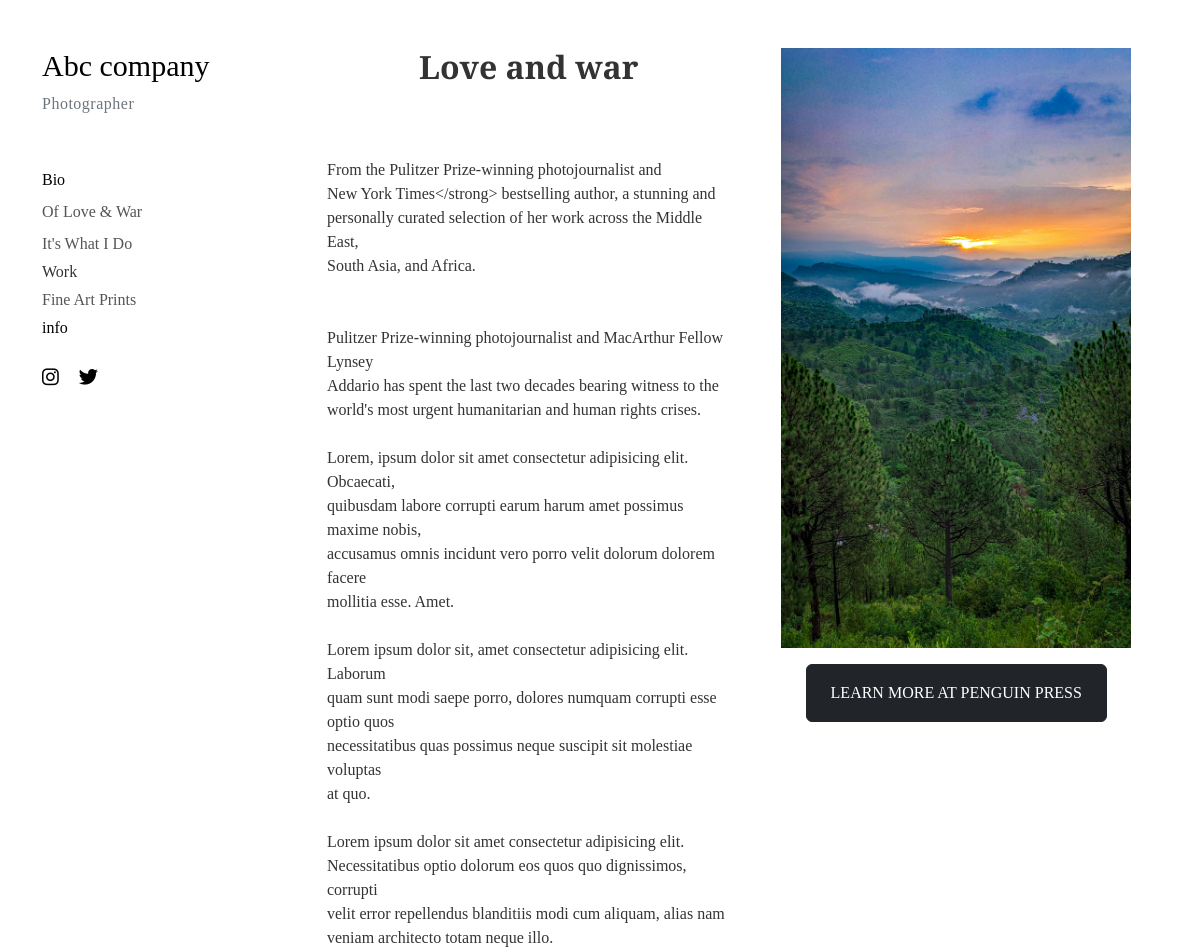
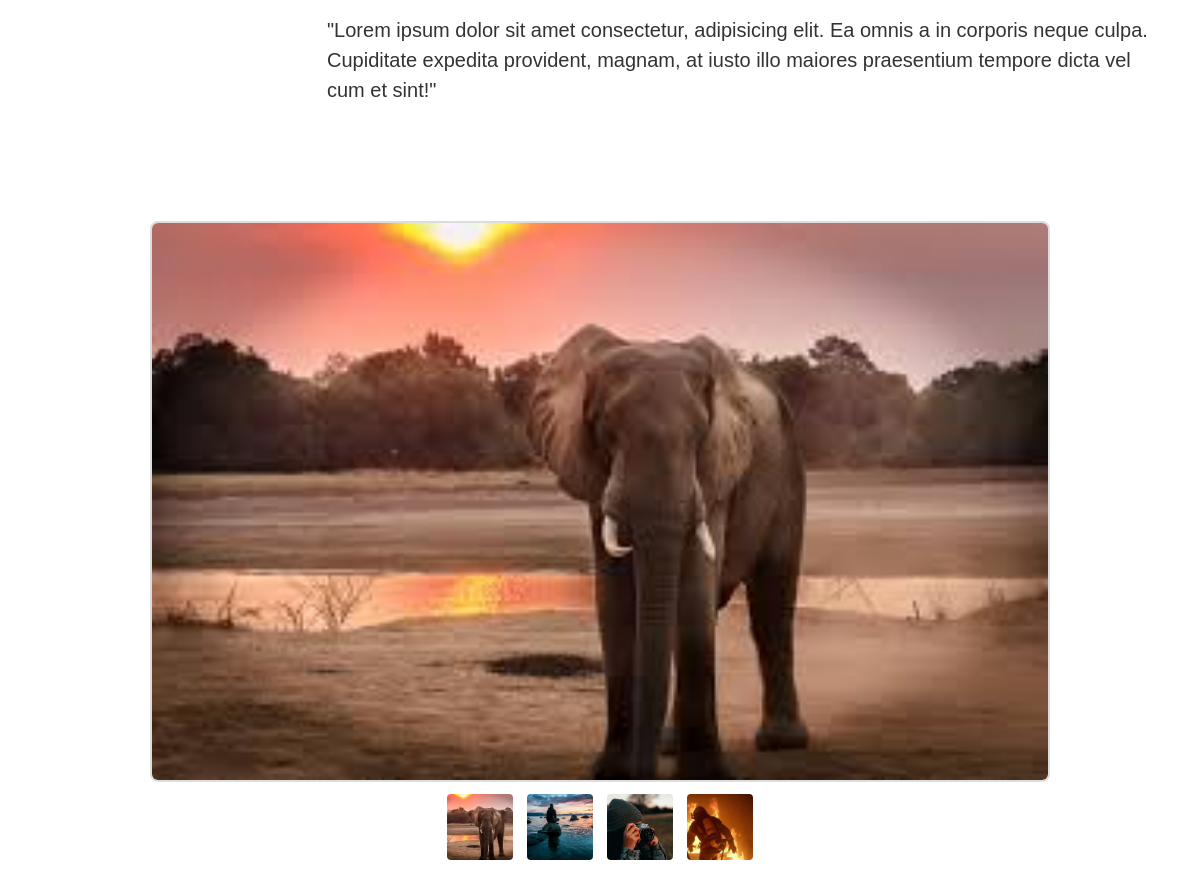
Screenshot of /of-love-war with the database file from the repository (2 pictures, top to bottom).
### screen/models.py (models this page shows, shortened)
class LoveAndWar(models.Model):
    title = models.CharField(max_length=200)
    description = models.TextField()
    side_image = models.ImageField(upload_to='work_images')
    is_active = models.BooleanField(default=True)
    created_at = models.DateTimeField(auto_now_add=True)

class LoveAndWarImage(models.Model):
    love_and_war = models.ForeignKey(LoveAndWar, on_delete=models.CASCADE, related_name='images')
    image = models.ImageField(upload_to='work_images')

### screen/views.py (the view)
# urls.py: path('of-love-war',views.love,name='of-love-war'),
def love(request):
    work=Work.objects.all()
    love_and_war = LoveAndWar.objects.filter(is_active=True).first()
    return render(request,'love_and_war.html',{"work": work,'love_and_war': love_and_war})

### templates/love_and_war.html (shortened to what this page needs)
<!DOCTYPE html>
<html lang="en">
  <head>
    <link
      href="https://cdn.jsdelivr.net/npm/bootstrap@5.3.3/dist/css/bootstrap.min.css"
      rel="stylesheet"
    />
    <link
      rel="stylesheet"
      href="https://cdn.jsdelivr.net/npm/bootstrap-icons@1.11.3/font/bootstrap-icons.min.css"
    />
    <link
      rel="stylesheet"
      href="https://cdnjs.cloudflare.com/ajax/libs/font-awesome/6.5.2/css/all.min.css"
    />
  </head>
  <body>
    {% load static %}
    <div class="container my-5">
      <div class="d-none d-lg-block">
        <div class="row ms-n9">
          <div class="col-lg-3">
            <div class="sidebar-content">
              <a href="{% url 'home' %}" style="color: #000; text-decoration: none"><h1 class="name-heading" style="font-size: 30px">Abc company</h1></a>
              <p class="title-text">Photographer</p>
              <nav class="mt-5">
                <ul class="nav flex-column">
                  <li class="nav-item">
                    <a class="nav-link active" href="bio">Bio</a>
                  </li>
                  <li class="nav-item">
                    <a class="nav-link" href="of-love-war">Of Love & War</a>
                  </li>
                  <li class="nav-item">
                    <a class="nav-link" href="its-what-i-do">It's What I Do</a>
                  </li>
                  <li>
              <a data-bs-toggle="collapse" href="#workDropdown" role="button" aria-expanded="false" aria-controls="workDropdown" style="text-decoration: none; color:#333">
                Work
              </a>
            </li>
                  <li class="nav-item">
                    <a class="nav-link" href="{% url 'fine-art-prints' %}">Fine Art Prints</a>
                  </li>
                   <li>
              <a data-bs-toggle="collapse" href="#infoDropdown" role="button" aria-expanded="false" aria-controls="workDropdown">
                info
              </a>
            </li>
                </ul>
              </nav>
              <div class="sidebar-bottom mt-4">
                <a href="#" class="social-icon"
                  ><i class="fa-brands fa-instagram" style="color: #000"></i
                ></a>
                <a href="#" class="social-icon"
                  ><i class="fa-brands fa-twitter" style="color: #000"></i
                ></a>
              </div>
            </div>
          </div>
          <div class="col-lg-9">
            <div class="row">
              <div class="col-md-6">
                <h2 class="fw-bold" style="text-align: center;">{{ love_and_war.title }}</h2>
                <br /><br />
                <p style="font-size: 12px">
                  {{ love_and_war.description|linebreaks }}
              </div>
              <div class="col-md-6 text-center ">
                <img
                  src="{{ love_and_war.side_image.url }}"
                  alt="sorry"
                  class="displayimg"
                />
                <a href="#" class="btn btn-dark w-70 mt-3 py-3 px-4"
                  >LEARN MORE AT PENGUIN PRESS</a
                >
              </div>
            </div>
             <p
          style="
            font-family: 'Trebuchet MS', 'Lucida Sans Unicode', 'Lucida Grande',
              'Lucida Sans', Arial, sans-serif;
            font-size: 20px;
          "
        >
          "Lorem ipsum dolor sit amet consectetur, adipisicing elit. Ea omnis a
          in corporis neque culpa. Cupiditate expedita provident, magnam, at
          iusto illo maiores praesentium tempore dicta vel cum et sint!"
        </p>
          </div>
        </div>
      </div>
      <br />
      <div>
      </div>
      <div class="gallery screen">
        <div class="main-image">
          {% if love_and_war.images.all %}
          <img
            id="mainImage"
            src="{{ love_and_war.images.all.0.image.url }}"
            alt="Main"
          />
          {% else %}
           <img id="mainImage" src="{% static 'images/main.jpeg' %}" alt="Main" />
          {% endif %}
        </div>
        <div class="thumbnails">
          {% for img in love_and_war.images.all %}
            <img
            src="{{ img.image.url }}"
            onclick="changeImage(this)"
          />
           {% empty %}
           <p>sorry</p>
           {% endfor %}
        </div>
      </div>
    </div>
  </body>
</html>

### templates/love_and_war.html (style rules this page uses)
body { background-color: #ffffff; color: #333; font-family: "Libre Baskerville", serif; }
.name-heading, .main-heading { font-family: "Libre Baskerville", serif; font-weight: 400; }
.title-text, .nav-link, .menu-btn { font-family: "Libre Baskerville", serif; }
.name-heading { font-size: 2.5rem; }
.title-text { color: #6c757d; font-size: 1rem; letter-spacing: 0.5px; }
.nav-link { padding: 0.25rem 0; color: #555; font-weight: 500; transition: color 0.2s ease-in-out; }
.nav-link:hover, .nav-link.active { color: #000; }
.social-icon { font-size: 1.2rem; margin-right: 1rem; }
.gallery { max-width: 400px; margin: auto; text-align: center; }
.main-image img { width: 100%; height: auto; border: 2px solid #ddd; border-radius: 8px; }
.thumbnails { display: flex; justify-content: center; margin-top: 10px; gap: 10px; }
.thumbnails img { width: 70px; height: 70px; object-fit: cover; cursor: pointer; border: 2px solid transparent; border-radius: 6px; transition: 0.3s; }
@media (min-width: 992px) { .screen { max-width: 900px; align-items: center; justify-content: center; } }
@media (min-width: 992px) { .displayimg { width: 350px; height:600px ; object-fit: cover; } }
ul, li { list-style: none !important; padding-left: 0; margin-left: 0; }
a { text-decoration: none; color: #000; }

### rows the page displays
LoveAndWar: title "Love and war", description "From the Pulitzer Prize-winning photojournalist and New York Times</strong> bestselling author, a stunning and personally curated selection of her work across the Middle East, South Asia, and Africa. Pulitzer Prize-winning photojournalist and MacArthur Fellow Lynsey Addario has spent the last two decades bearing witness to the world's most urgent humanitarian and human rights crises. Lorem, ipsum dolor sit amet consectetur adipisicing elit. Obcaecati, quibusdam labore corrupti earum harum amet possimus maxime nobis, accusamus omnis incidunt vero porro velit dolorum dolorem facere mollitia esse. Amet. Lorem ipsum dolor sit, amet consectetur adipisicing elit. Laborum quam sunt modi saepe…", side_image (picture), images.all.0.image (picture)
LoveAndWarImage: image (picture)
LoveAndWarImage: image (picture)
LoveAndWarImage: image (picture)
LoveAndWarImage: image (picture)
